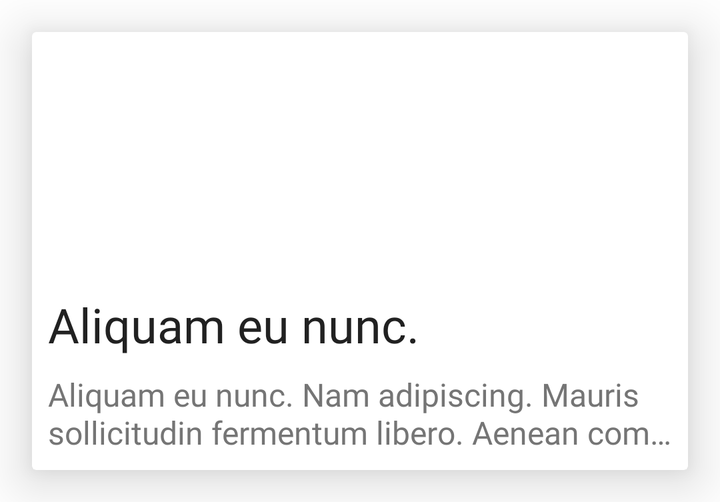
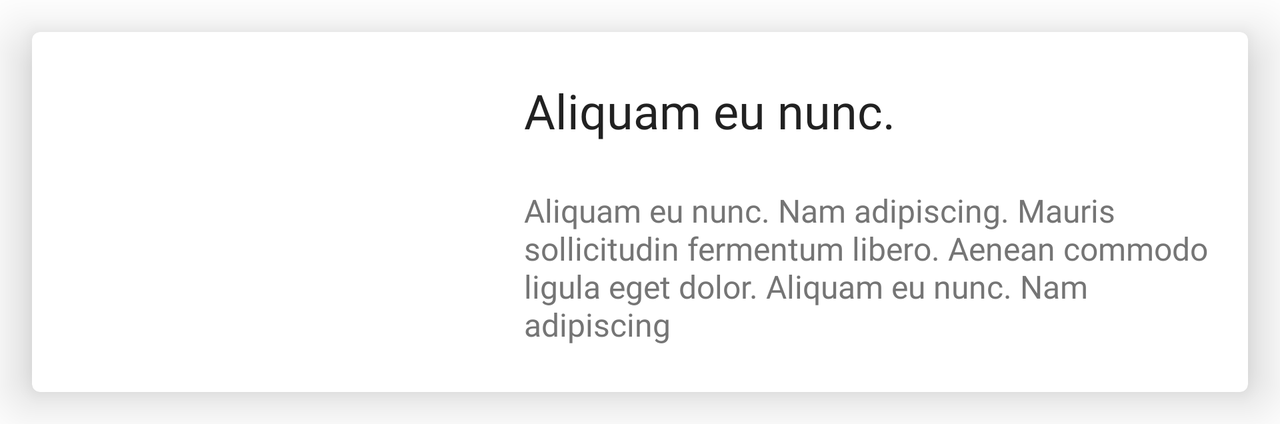

First picture: res/layout/ on a phone held upright. Second picture: the repository's own variant of that layout, on a device whose configuration matches the variant's folder. Source for both follows.
<!-- AndroidManifest.xml: application theme AppTheme -->
<!-- res/layout/favorites_meal_list.xml -->
<?xml version="1.0" encoding="utf-8"?>
<androidx.cardview.widget.CardView xmlns:android="http://schemas.android.com/apk/res/android"
    xmlns:app="http://schemas.android.com/apk/res-auto"
    xmlns:tools="http://schemas.android.com/tools"
    android:layout_width="match_parent"
    android:layout_height="wrap_content"
    android:layout_margin="16dp"
    app:cardElevation="16dp">

    <RelativeLayout
        android:layout_width="match_parent"
        android:layout_height="wrap_content">

        <ImageView
            android:id="@+id/meal_image_fav"
            android:layout_width="match_parent"
            android:layout_height="130dp"
            android:layout_alignParentStart="true"
            android:layout_alignParentLeft="true"
            android:adjustViewBounds="true"
            android:scaleType="centerCrop"
            tools:src="@drawable/meal_placeholder" />

        <TextView
            android:id="@+id/meal_name_fav"
            android:layout_width="match_parent"
            android:layout_height="wrap_content"
            android:layout_below="@id/meal_image_fav"
            android:layout_alignParentStart="true"
            android:layout_alignParentLeft="true"
            android:layout_marginStart="8dp"
            android:layout_marginLeft="8dp"
            android:layout_marginEnd="8dp"
            android:layout_marginRight="8dp"
            android:ellipsize="end"
            android:maxLines="1"
            android:textAppearance="@style/MainText"
            tools:text="Aliquam eu nunc." />

        <TextView
            android:id="@+id/meal_description_fav"
            android:layout_width="match_parent"
            android:layout_height="wrap_content"
            android:layout_below="@id/meal_name_fav"
            android:layout_marginTop="8dp"
            android:layout_marginEnd="8dp"
            android:layout_marginRight="8dp"
            android:layout_marginBottom="8dp"
            android:layout_marginStart="8dp"
            android:layout_marginLeft="8dp"
            android:ellipsize="end"
            android:maxLines="2"
            android:textAppearance="@style/SubText"
            tools:text="Aliquam eu nunc. Nam adipiscing. Mauris sollicitudin fermentum libero. Aenean commodo ligula eget dolor. Aliquam eu nunc. Nam adipiscing" />
    </RelativeLayout>
</androidx.cardview.widget.CardView>
<!-- resources referenced by this layout -->
<resources>
  <style name="MainText" parent="TextAppearance.AppCompat.Headline">
          <item name="android:textColor">@color/colorMainText</item>
          <item name="android:fontFamily">@font/raleway_medium</item>
      </style>
  <style name="SubText" parent="TextAppearance.AppCompat.Subhead">
          <item name="android:textColor">@color/colorSubText</item>
          <item name="android:fontFamily">@font/raleway_medium</item>
      </style>
  <style name="AppTheme" parent="Theme.MaterialComponents.Light.DarkActionBar">
          
          <item name="colorPrimary">@color/colorPrimary</item>
          <item name="colorPrimaryDark">@color/colorPrimaryDark</item>
          <item name="colorAccent">@color/colorAccent</item>
      </style>
  <color name="colorMainText">#212121</color>
  <color name="colorSubText">#757575</color>
  <color name="colorPrimary">#E91E63</color>
  <color name="colorPrimaryDark">#C2185B</color>
  <color name="colorAccent">#A8BBD0</color>
</resources>
<!-- res/layout-land/favorites_meal_list.xml (the repository's variant of the layout above) -->
<!-- drawn on the phone turned sideways -->
<?xml version="1.0" encoding="utf-8"?>
<com.google.android.material.card.MaterialCardView xmlns:android="http://schemas.android.com/apk/res/android"
    xmlns:app="http://schemas.android.com/apk/res-auto"
    xmlns:tools="http://schemas.android.com/tools"
    android:layout_width="match_parent"
    android:layout_height="wrap_content"
    android:layout_margin="16dp"
    app:cardElevation="16dp">

    <androidx.constraintlayout.widget.ConstraintLayout
        android:layout_width="match_parent"
        android:layout_height="wrap_content">

        <ImageView
            android:id="@+id/meal_image_fav"
            android:layout_width="230dp"
            android:layout_height="180dp"
            android:adjustViewBounds="true"
            android:scaleType="centerCrop"
            app:layout_constraintBottom_toBottomOf="parent"
            app:layout_constraintStart_toStartOf="parent"
            app:layout_constraintTop_toTopOf="parent"
            tools:src="@drawable/meal_placeholder" />

        <TextView
            android:id="@+id/meal_name_fav"
            android:layout_width="0dp"
            android:layout_height="wrap_content"
            android:layout_marginStart="16dp"
            android:layout_marginLeft="16dp"
            android:layout_marginEnd="16dp"
            android:layout_marginRight="16dp"
            android:ellipsize="end"
            android:maxLines="1"
            android:textAppearance="@style/MainText"
            app:layout_constraintBottom_toTopOf="@+id/meal_description_fav"
            app:layout_constraintEnd_toEndOf="parent"
            app:layout_constraintHorizontal_bias="0.5"
            app:layout_constraintStart_toEndOf="@+id/meal_image_fav"
            app:layout_constraintTop_toTopOf="parent"
            tools:text="Aliquam eu nunc." />

        <TextView
            android:id="@+id/meal_description_fav"
            android:layout_width="0dp"
            android:layout_height="wrap_content"
            android:layout_marginStart="16dp"
            android:layout_marginLeft="16dp"
            android:layout_marginEnd="16dp"
            android:layout_marginRight="16dp"
            android:ellipsize="end"
            android:maxLines="4"
            android:textAppearance="@style/SubText"
            app:layout_constraintBottom_toBottomOf="parent"
            app:layout_constraintEnd_toEndOf="parent"
            app:layout_constraintHorizontal_bias="0.5"
            app:layout_constraintStart_toEndOf="@+id/meal_image_fav"
            app:layout_constraintTop_toBottomOf="@+id/meal_name_fav"
            tools:text="Aliquam eu nunc. Nam adipiscing. Mauris sollicitudin fermentum libero. Aenean commodo ligula eget dolor. Aliquam eu nunc. Nam adipiscing" />
    </androidx.constraintlayout.widget.ConstraintLayout>
</com.google.android.material.card.MaterialCardView>
